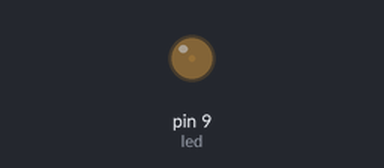
A sketch run on a simulated Arduino Uno, built with avr-gcc and run on an emulated ATmega328P. Shown: output pins drawn as LEDs (lit = HIGH).

Above: at 0.05 s.
At 0.4 s:
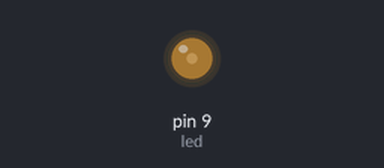
At 0.75 s:
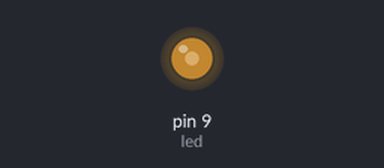
At 1.5 s:
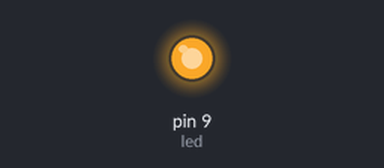
Timing chart, 0 to 3.5 s (numbered marks = the images above):
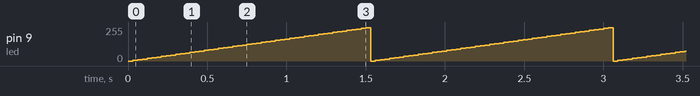

The sketch:

05.Fade_Light_New.ino
```cpp
int led = 9;           // the PWM pin the LED is attached to
int brightness = 0;    // how bright the LED is
int fadeAmount = 5;    // how many points to fade the LED by

// the setup routine runs once when you press reset:
void setup() {
  // declare pin 9 to be an output:
  pinMode(led, OUTPUT);
}

// the loop routine runs over and over again forever:
void loop() {
  // set the brightness of pin 9:
  analogWrite(led, brightness);

  // change the brightness for next time through the loop:
  brightness = brightness + fadeAmount;

  // reverse the direction of the fading at the ends of the fade:
  if (brightness >= 255) {
    brightness = 0;
  }
  // wait for 30 milliseconds to see the dimming effect
  delay(30);
}
```

Measured:
- by itself, pin 9 (led): ramps from 0/255 to 250/255 and jumps back, once every 1.5 s
